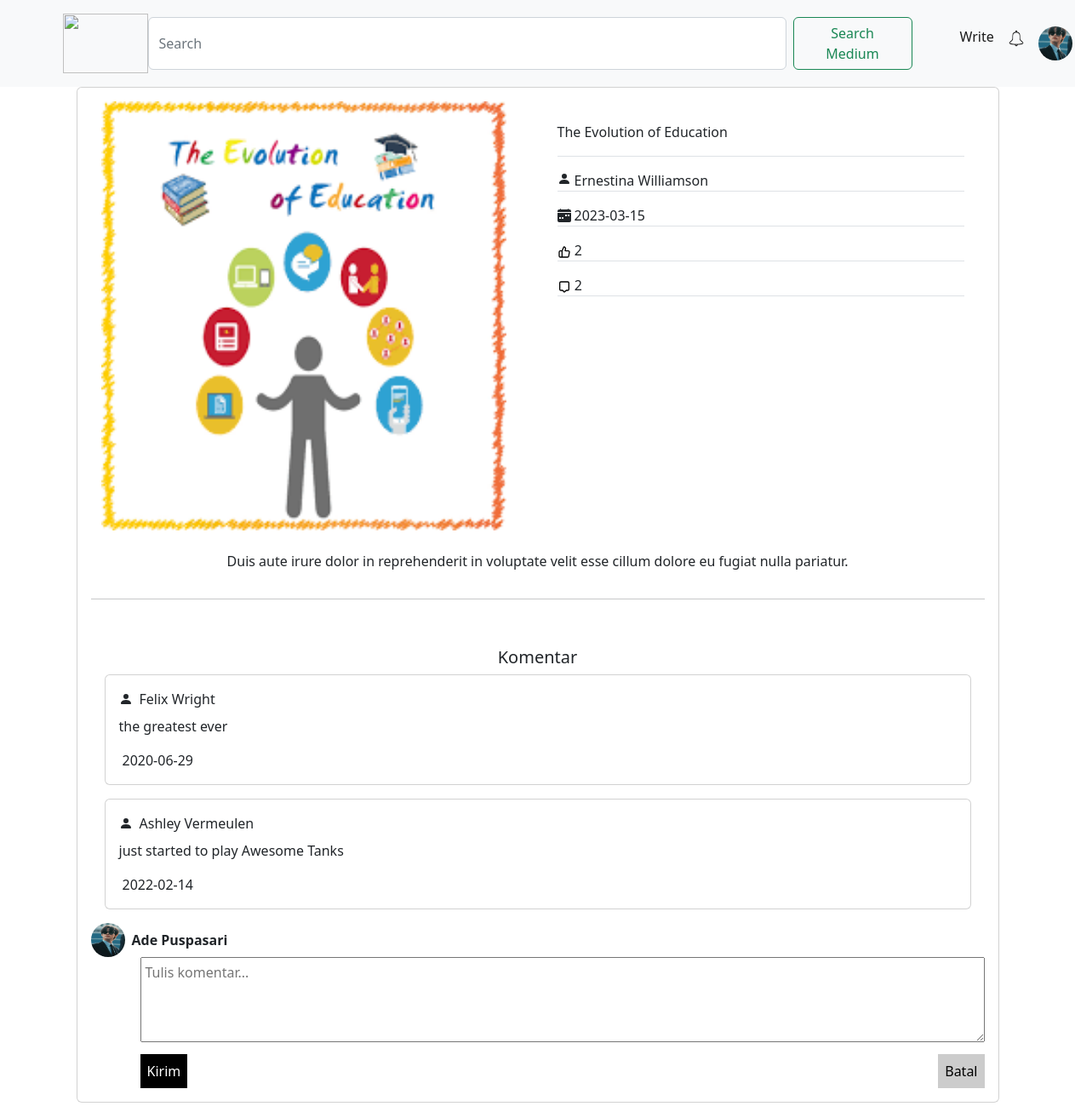
/user/konten.php?id_artikel=3 (signed in), run on the app's committed database.
### tables this page shows
CREATE TABLE `tb_pengguna` (
  `id_pengguna` int(11) NOT NULL,
  `nama` varchar(50) NOT NULL,
  `email` varchar(256) NOT NULL,
  `password` varchar(256) NOT NULL,
  `foto_profil` varchar(256) NOT NULL,
  `bio` varchar(256) NOT NULL,
  `role` varchar(30) NOT NULL
);

CREATE TABLE `tb_artikel` (
  `id_artikel` int(30) NOT NULL,
  `id_pengguna` int(30) NOT NULL,
  `id_tag` int(30) NOT NULL,
  `judul_artikel` varchar(256) NOT NULL,
  `isi_artikel` varchar(256) NOT NULL,
  `gambar` varchar(60) NOT NULL,
  `tgl_artikel` date NOT NULL
  
);

CREATE TABLE `tb_komentar` (
  `id_komentar` int(30) NOT NULL,
  `id_artikel` int(30) NOT NULL,
  `id_pengguna` int(30) NOT NULL,
  `tanggal` date NOT NULL,
  `komentar` varchar(256) NOT NULL
);

### user/konten.php (the view, shortened to what this page needs)
<?php
require '../koneksi.php';
$id = $_GET['id_artikel'];
$konten = mysqli_query($koneksi, "SELECT tb_artikel.judul_artikel, tb_artikel.tgl_artikel, tb_artikel.id_pengguna, tb_artikel.id_artikel, tb_artikel.isi_artikel, tb_artikel.gambar, tb_pengguna.nama, COUNT(tb_like.id_like) AS banyak_like, COUNT(tb_komentar.id_komentar) AS komentar FROM tb_artikel JOIN tb_pengguna ON tb_artikel.id_pengguna = tb_pengguna.id_pengguna LEFT JOIN tb_like ON tb_artikel.id_artikel = tb_like.id_artikel LEFT JOIN tb_komentar ON tb_artikel.id_artikel = tb_komentar.id_artikel WHERE tb_artikel.id_artikel = $id GROUP BY tb_artikel.id_artikel");
if (mysqli_num_rows($konten) > 0) {
    $artikel = mysqli_fetch_array($konten);
    if (empty($_SESSION['id_pengguna'])) {
        include '../tata_letak/navbar_nologin.php';
    } else {
        include '../tata_letak/navbar_login.php';
    }
?>
<body>
    <div class="container content">
        <div class="row">
            <div class="col">
                <div class="card kartu mx-3">
                    <div class="card-body">
                        <div class="row">
                            <div class="col">
                                <img class="container" style="width:500px;" src="../assets/berita/<?=$artikel['gambar']?>" alt="gambar">
                            </div>
                            <div class="col mx-4 mx-4 my-4 tengah">
                                <p class="judul2"><?=$artikel['judul_artikel']?></p>
                                <div class="border-bottom mb-3"></div>
                                <div class="d-flex align-items-center">
                                    <svg xmlns="http://www.w3.org/2000/svg" width="16" height="16" fill="currentColor" class="bi bi-person-fill mb-1" viewBox="0 0 16 16">
                                        <path d="M3 14s-1 0-1-1 1-4 6-4 6 3 6 4-1 1-1 1H3zm5-6a3 3 0 1 0 0-6 3 3 0 0 0 0 6z" />
                                    </svg>
                                    <span class="ms-1"><?=$artikel['nama']?></span>
                                </div>
                                <div class="border-bottom mb-3"></div>
                                <div class="d-flex align-items-center">
                                    <span><?=$artikel['tgl_artikel']?></span>
                                </div>
                                <div class="border-bottom mb-3"></div>
                                <span><?=$artikel['banyak_like']?></span>
                                <div class="border-bottom mb-3"></div>
                                <span><?=$artikel['komentar']?></span>
                                <div class="border-bottom mb-3"></div>
                            </div>
                        </div>
                        <div class="row">
                            <div class="col">
                                <br>
                                <p class="text-center"><?php echo substr($artikel['isi_artikel'], 0, 150); ?></p>
                                <?php } ?>
                            </div>
                        </div>
                        <hr>
                        <div class="row">
                            <div class="col">
                                <br>
                                <h5 class="text-center mt-3">Komentar</h5>
                                <?php
                                    $query_komentar = mysqli_query($koneksi, "SELECT * FROM tb_komentar WHERE id_artikel = $id");
                                    while ($komentar = mysqli_fetch_array($query_komentar)) {
                                        $id_pengguna = $komentar['id_pengguna'];
                                        $query_pengguna = mysqli_query($koneksi, "SELECT nama FROM tb_pengguna WHERE id_pengguna = $id_pengguna");
                                        $pengguna = mysqli_fetch_array($query_pengguna);
                                ?>
                                <div class="card mx-3 mb-3">
                                    <div class="card-body ">
                                        <div class="d-flex align-items-center">
                                            <svg xmlns="http://www.w3.org/2000/svg" width="16" height="16" fill="currentColor" class="bi bi-person-fill me-1" viewBox="0 0 16 16">
                                                <path d="M3 14s-1 0-1-1 1-4 6-4 6 3 6 4-1 1-1 1H3zm5-6a3 3 0 1 0 0-6 3 3 0 0 0 0 6z" />
                                            </svg>
                                            <span class="ms-1"><?=$pengguna['nama']?></span>
                                        </div>
                                        <p class="mt-2"><?=$komentar['komentar']?></p>
                                        <span class="ms-1"><?=$komentar['tanggal']?></span>
                                    </div>
                                </div>
                                <?php } ?>
                                <?php include 'komentar.php'; ?>
                            </div>
                        </div>
                    </div>
                </div>
            </div>
        </div>
    </div>
    <br>
</body>
</html>

### tata_letak/navbar_login.php (shortened to what this page needs)
<?php
require '../koneksi.php';
?>
<!DOCTYPE html>
<html lang="en">
<head>
    <link rel="stylesheet" href="https://cdn.jsdelivr.net/npm/bootstrap@5.2.3/dist/css/bootstrap.min.css">
</head>
<nav class="navbar navbar-expand-lg bg-light">
    <div class="container">
        <a class="navbar" href="#"><img src="../Logo/simbol.png" style="width:100px; height:70px;"></a>
        <form class="text-center d-flex" role="search">
            <input class="form-control me-2" type="search" placeholder="Search" aria-label="Search"
                style="width:750px;">
            <button class="btn btn-outline-success" style="width: 140px;" type="submit">Search Medium</button>
        </form>
        <div class="collapse navbar-collapse mx-5" id="navbarSupportedContent">
            <ul class="navbar-nav mb-2 mb-lg-0">
                <li class="nav-item">
                    <a class="nav-link active" aria-current="page" href="../user/create_article.php">Write</a>
                </li>
                <li class="nav-item">
                    <a class="nav-link" href="../user/notifications.php"><img src="../Logo/notifikasi.webp"
                            style="width:20px; height:20px;"></a>
                </li>
                <li class="nav-item dropdown">
                    <a class="nav-link dropdown-toggle" href="#" role="button" data-bs-toggle="dropdown"
                        aria-expanded="false">
                        <?php
                        $fotoProfil = "../user/img/default.jpg";
                        if (isset($_SESSION['id_pengguna'])) {
                            $id_pengguna = $_SESSION['id_pengguna'];
                            $query = "SELECT foto_profil FROM tb_pengguna WHERE id_pengguna = $id_pengguna";
                            $result = mysqli_query($koneksi, $query);
                            if ($result && mysqli_num_rows($result) > 0) {
                                $row = mysqli_fetch_assoc($result);
                                $fotoProfil = "../user/img/" . $row['foto_profil'];
                            }
                        }
                        ?>
                        <img class="rounded-circle img-responsive" src="<?= $fotoProfil ?>" alt=""
                            style="width: 40px; height: 40px; object-fit: cover; border-radius: 50%;">
                    </a>
                </li>
            </ul>
        </div>
    </div>
</nav>

### user/komentar.php (shortened to what this page needs)
<?php
include 'fungsi.php';
$id_pengguna = $_SESSION['id_pengguna'];
$query_pengguna = mysqli_query($koneksi, "SELECT * FROM tb_pengguna WHERE id_pengguna = '$id_pengguna'");
$artikel = mysqli_fetch_assoc($query_pengguna);
?>
<!DOCTYPE html>
<html>
<head>
    <link rel="stylesheet" href="https://cdn.jsdelivr.net/npm/bootstrap@5.2.3/dist/css/bootstrap.min.css">
</head>
<body>
    <div style="display: flex; flex-direction: column;">
        <div style="display: flex; align-items: center;">
            <img src="img/<?php echo $artikel['foto_profil']; ?>" alt="Foto Profil"
                style="width: 40px; height: 40px; border-radius: 50%; margin-right: 8px;">
            <div>
                <div style="font-weight: bold;"><?php echo $artikel['nama']; ?></div>
            </div>
        </div>
        <div style="margin-left: 58px;">
            <form method="POST" action="">
                <textarea name="isi_komentar" placeholder="Tulis komentar..." style="width: 100%; height: 100px; padding:5px;"></textarea>
                <div style="display: flex; justify-content: space-between; margin-top: 8px;">
                    <button style="padding: 8px; background-color: #000; color: #fff; border: none;" type="submit"
                        name="tambah_komentar">Kirim</button>
                    <button style="padding: 8px; background-color: #ccc; color: #000; border: none;">Batal</button>
                </div>
            </form>
        </div>
    </div>
</body>
</html>

### data on the page
tb_pengguna: foto_profil (picture), nama "Ade Puspasari"
tb_artikel: gambar (picture), judul_artikel "The Evolution of Education", id_pengguna.nama "Ernestina Williamson", tgl_artikel "2023-03-15", isi_artikel "Duis aute irure dolor in reprehenderit in voluptate velit esse cillum dolore eu fugiat nulla pariatur."
tb_komentar: id_pengguna.nama "Felix Wright", komentar "the greatest ever", tanggal "2020-06-29"
tb_komentar: id_pengguna.nama "Ashley Vermeulen", komentar "just started to play Awesome Tanks", tanggal "2022-02-14"

### other printed values
$artikel['banyak_like'] "2"
$artikel['komentar'] "2"
